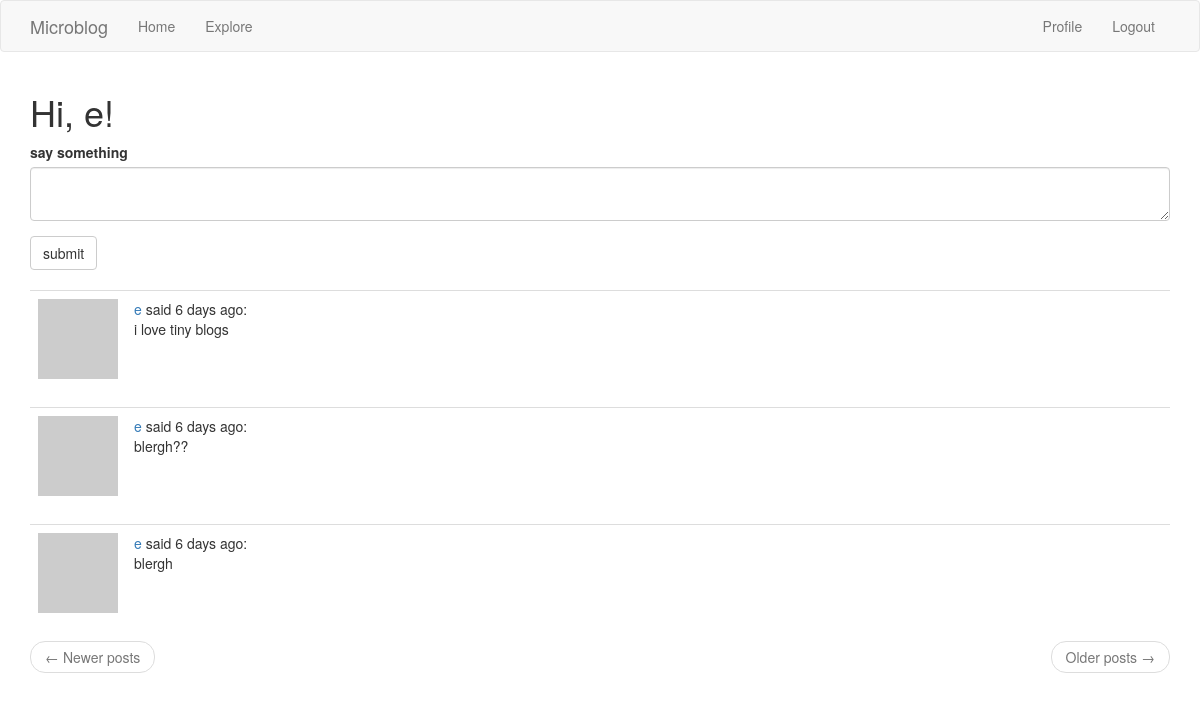
Before: /index (signed in) with the older database file.
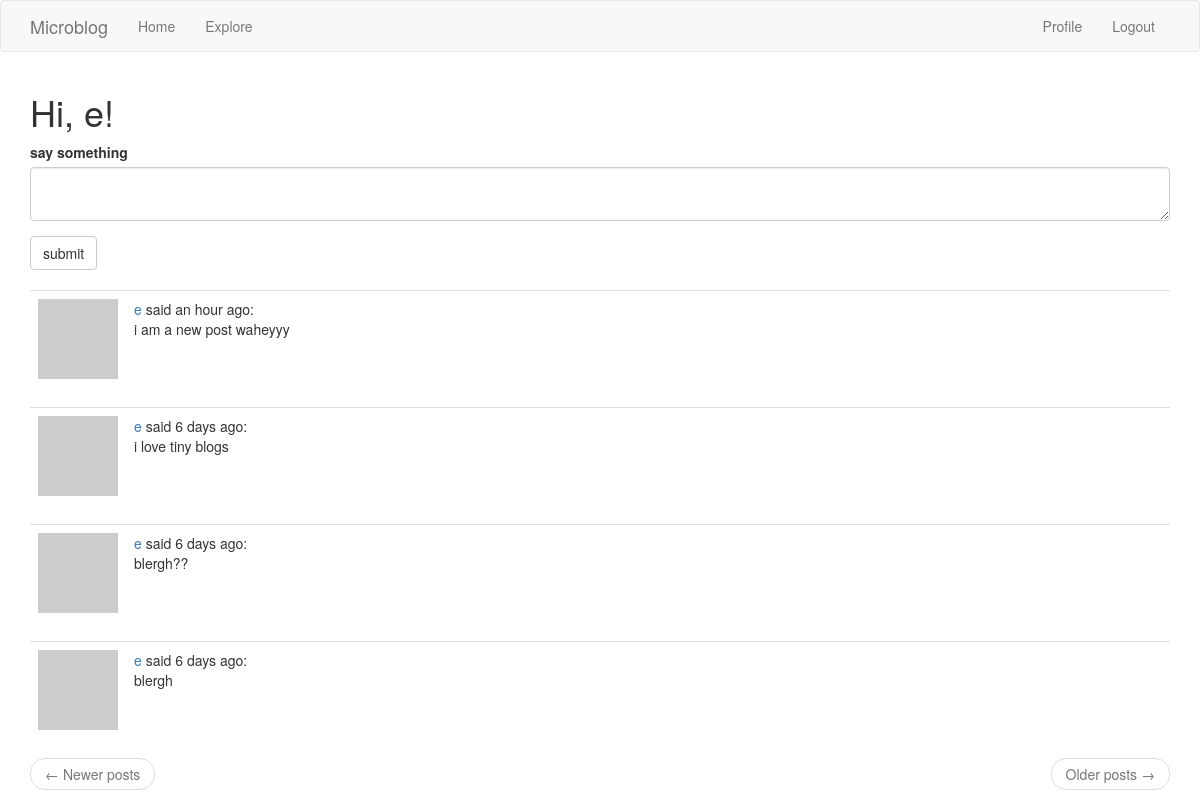
After: the same page with the newer database file.
### app/models.py (models this page shows, shortened)
class Post(db.Model):
    id = db.Column(db.Integer, primary_key=True)
    body = db.Column(db.String(140))
    timestamp = db.Column(db.DateTime, index=True, default=datetime.utcnow)
    user_id = db.Column(db.Integer, db.ForeignKey('user.id'))

class User(UserMixin, db.Model):
    id = db.Column(db.Integer, primary_key=True)
    username = db.Column(db.String(64), index=True, unique=True)
    email = db.Column(db.String(120), index=True, unique=True)
    password_hash = db.Column(db.String(128))
    about_me = db.Column(db.String(140))
    last_seen = db.Column(db.DateTime, default = datetime.utcnow)
    posts = db.relationship('Post', backref='author', lazy='dynamic')
    followed = db.relationship(
        'User', secondary=followers,
        primaryjoin=(followers.c.follower_id == id),
        secondaryjoin=(followers.c.followed_id == id),
        backref=db.backref('followers', lazy='dynamic'), lazy='dynamic'
    )
    def avatar(self, size):
        digest = md5(self.email.lower().encode('utf-8')).hexdigest()
        return 'https://www.gravatar.com/avatar/{}?d=retro&s={}'.format(digest, size)
    def followed_posts(self):
        followed = Post.query.join( #1- followers association table, 2- join condition
            followers, (followers.c.followed_id == Post.user_id)).filter(
                followers.c.follower_id == self.id)
        own = Post.query.filter_by(user_id = self.id) #assign user_id (me) to self.id - try filter_by(self.id) - does this work?
        return followed.union(own).order_by(Post.timestamp.desc())

### app/main/routes.py (the view)
@bp.route('/', methods=['GET', 'POST'])
@bp.route('/index', methods=['GET', 'POST'])
@login_required
def index():
    form = PostForm()
    if form.validate_on_submit():
        post = Post(body=form.post.data, author=current_user)
        db.session.add(post)
        db.session.commit()
        flash('your post is now live')
        return redirect(url_for('main.index'))
    page = request.args.get('page', 1, type=int)
    posts = current_user.followed_posts().paginate(
        page, current_app.config['POSTS_PER_PAGE'], False) #same level as 'return' so we can reference it in index
    next_url = url_for('main.index', page=posts.next_num) if posts.has_next else None
    prev_url = url_for('main.index', page=posts.prev_num) if posts.has_prev else None
    return render_template('index.html', title='Home', posts=posts.items, form=form, next_url=next_url, prev_url=prev_url)

### app/main/forms.py
class PostForm(FlaskForm):
    post = TextAreaField('say something', validators=[
        DataRequired(), Length(min=1, max=140)])
    submit = SubmitField('submit')

### app/main/routes.py (called while the page is built)
@bp.before_app_request
def before_request():
    if current_user.is_authenticated:
        current_user.last_seen = datetime.utcnow()
        db.session.commit()

### app/models.py (called while the page is built)
@login.user_loader
def load_user(id):
    return User.query.get(int(id))

### app/templates/index.html
{% extends "base.html" %}
{% import 'bootstrap/wtf.html' as wtf %}
{% block app_content %}
    <h1>Hi, {{ current_user.username }}!</h1>
    {% if form %}
    {{ wtf.quick_form(form) }}
    <br>
    {% endif %}
    {% for post in posts %}
        {% include '_post.html' %}
    {% endfor %}
    <nav aria-label="...">
        <ul class="pager">
            <li class="previous{% if not prev_url %} disabled{% endif %}">
                <a href="{{ prev_url or '#' }}">
                    <span aria-hidden="true">&larr;</span> Newer posts
                </a>
            </li>
            <li class="next{% if not next_url %} disabled{% endif %}">
                <a href="{{ next_url or '#' }}">
                    Older posts <span aria-hidden="true">&rarr;</span>
                </a>
            </li>
        </ul>
    </nav>
{% endblock %}

### app/templates/_post.html
<table class="table table-hover">
    <tr>
        <td width="70px">
            <a href="{{ url_for('main.user', username=post.author.username) }}">
                <img src="{{ post.author.avatar(70) }}" />
            </a>
        </td>
        <td>
            <a href="{{ url_for('main.user', username=post.author.username) }}">
                {{ post.author.username }}
            </a>
            said {{ moment(post.timestamp).fromNow() }}:
            <br>
            {{ post.body }}
        </td>
    </tr>
</table>

Changed rows visible on the page:
added Post: author.username "e", timestamp "an hour ago", body "i am a new post waheyyy"
